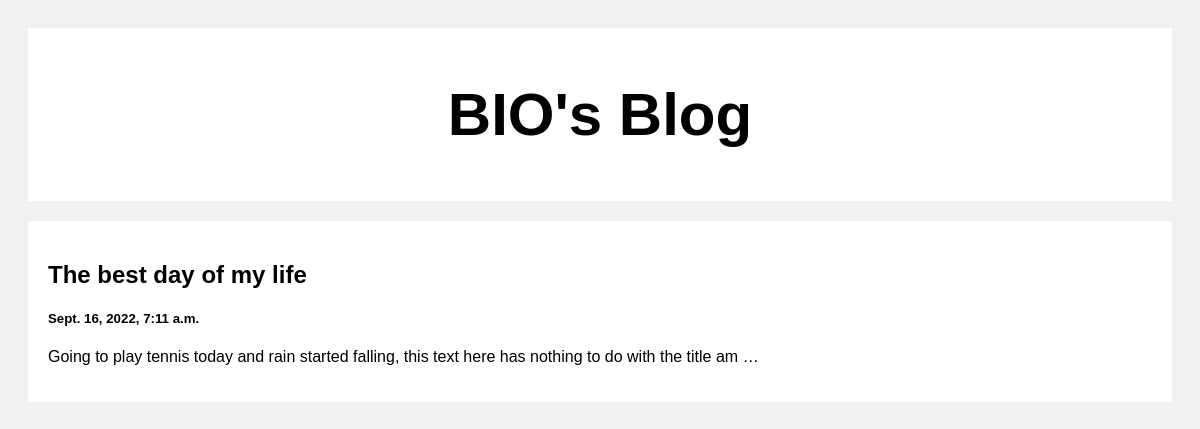
The page / on the database its author committed.
### posts/models.py (models this page shows)
class Post(models.Model):
    title = models.CharField(max_length=60)
    body = models.CharField(max_length=2000)
    created_at = models.DateTimeField(default=datetime.now, blank=True)

### posts/views.py (the view)
# urls.py: path('', views.index, name="index"),
def index(request):
    posts = Post.objects.all()
    return render(request, 'index.html', {'posts': posts})

### templates/index.html (shortened to what this page needs)
<!DOCTYPE html>
<html>
<head>
</head>
<body>
<div class="header">
  <h2>BIO's Blog</h2>
</div>
<div class="row">
  <div class="leftcolumn">
    {% for post in posts reversed %}
    <div class="card">
      <a style="text-decoration: none; color: black;" href="/post/{{post.id}}">
        <h2>{{post.title}}</h2>
        <h5>{{post.created_at}}</h5>
        <p>{{post.body|truncatewords:20}}</p>
      </a>
    </div>
    {% endfor %}
  </div>
</div>
</body>
</html>

### templates/index.html (style rules this page uses)
* { box-sizing: border-box; }
body { font-family: Arial; padding: 20px; background: #f1f1f1; }
.header { padding: 2px; font-size: 40px; text-align: center; background: white; }
.leftcolumn { float: left; width: 100%; }
.card { background-color: white; padding: 20px; margin-top: 20px; }
.row:after { content: ""; display: table; clear: both; }

### rows shown on the page
Post: title "The best day of my life", created_at "Sept. 16, 2022, 7:11 a.m.", body "Going to play tennis today and rain started falling, this text here has nothing to do with the title am …"
